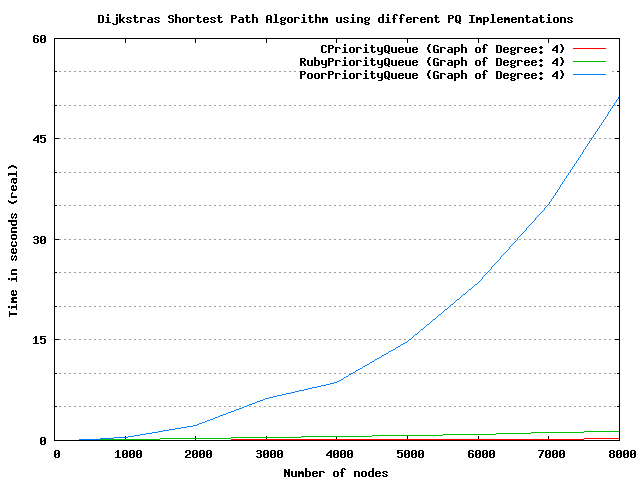

Write the gnuplot code that produced this figure.
set term png
set out 'compare_small.png'
set xlabel 'Number of nodes'
set ylabel 'Time in seconds (real)'
set yrange [0:60]
set xrange [0:8000]
set ytics 15
set grid ytics mytics
set mytics 3
#set logscale xy
set title 'Dijkstras Shortest Path Algorithm using different PQ Implementations'
plot \
  'results.csv' using 1:2 with lines title "CPriorityQueue (Graph of Degree: 4)",\
  'results.csv' using 1:4 with lines title "RubyPriorityQueue (Graph of Degree: 4)", \
  'results.csv' using 1:3 with lines title "PoorPriorityQueue (Graph of Degree: 4)"
